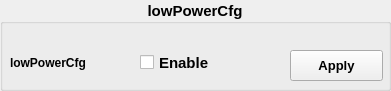
             <widget class="QGroupBox" name="LOWPOWERCFG_GROUP">
              <property name="geometry">
               <rect>
                <x>870</x>
                <y>60</y>
                <width>391</width>
                <height>91</height>
               </rect>
              </property>
              <property name="font">
               <font>
                <family>Tahoma</family>
                <pointsize>11</pointsize>
                <weight>75</weight>
                <bold>true</bold>
               </font>
              </property>
              <property name="styleSheet">
               <string notr="true"/>
              </property>
              <property name="title">
               <string>lowPowerCfg</string>
              </property>
              <property name="alignment">
               <set>Qt::AlignCenter</set>
              </property>
              <widget class="QLabel" name="lowPowerCfg">
               <property name="geometry">
                <rect>
                 <x>10</x>
                 <y>50</y>
                 <width>111</width>
                 <height>25</height>
                </rect>
               </property>
               <property name="font">
                <font>
                 <family>Tahoma</family>
                 <pointsize>9</pointsize>
                 <weight>75</weight>
                 <bold>true</bold>
                </font>
               </property>
               <property name="text">
                <string>lowPowerCfg</string>
               </property>
               <property name="alignment">
                <set>Qt::AlignLeading|Qt::AlignLeft|Qt::AlignVCenter</set>
               </property>
              </widget>
              <widget class="QCheckBox" name="CHECKBOX_LOWPOWEN0">
               <property name="geometry">
                <rect>
                 <x>140</x>
                 <y>50</y>
                 <width>96</width>
                 <height>25</height>
                </rect>
               </property>
               <property name="font">
                <font>
                 <family>Tahoma</family>
                 <weight>75</weight>
                 <bold>true</bold>
                </font>
               </property>
               <property name="text">
                <string>Enable</string>
               </property>
              </widget>
              <widget class="QPushButton" name="BUTTON_LOWPOWERCFG">
               <property name="geometry">
                <rect>
                 <x>290</x>
                 <y>50</y>
                 <width>93</width>
                 <height>31</height>
                </rect>
               </property>
               <property name="font">
                <font>
                 <family>Tahoma</family>
                 <pointsize>10</pointsize>
                 <weight>75</weight>
                 <bold>true</bold>
                </font>
               </property>
               <property name="text">
                <string>Apply</string>
               </property>
              </widget>
             </widget>
